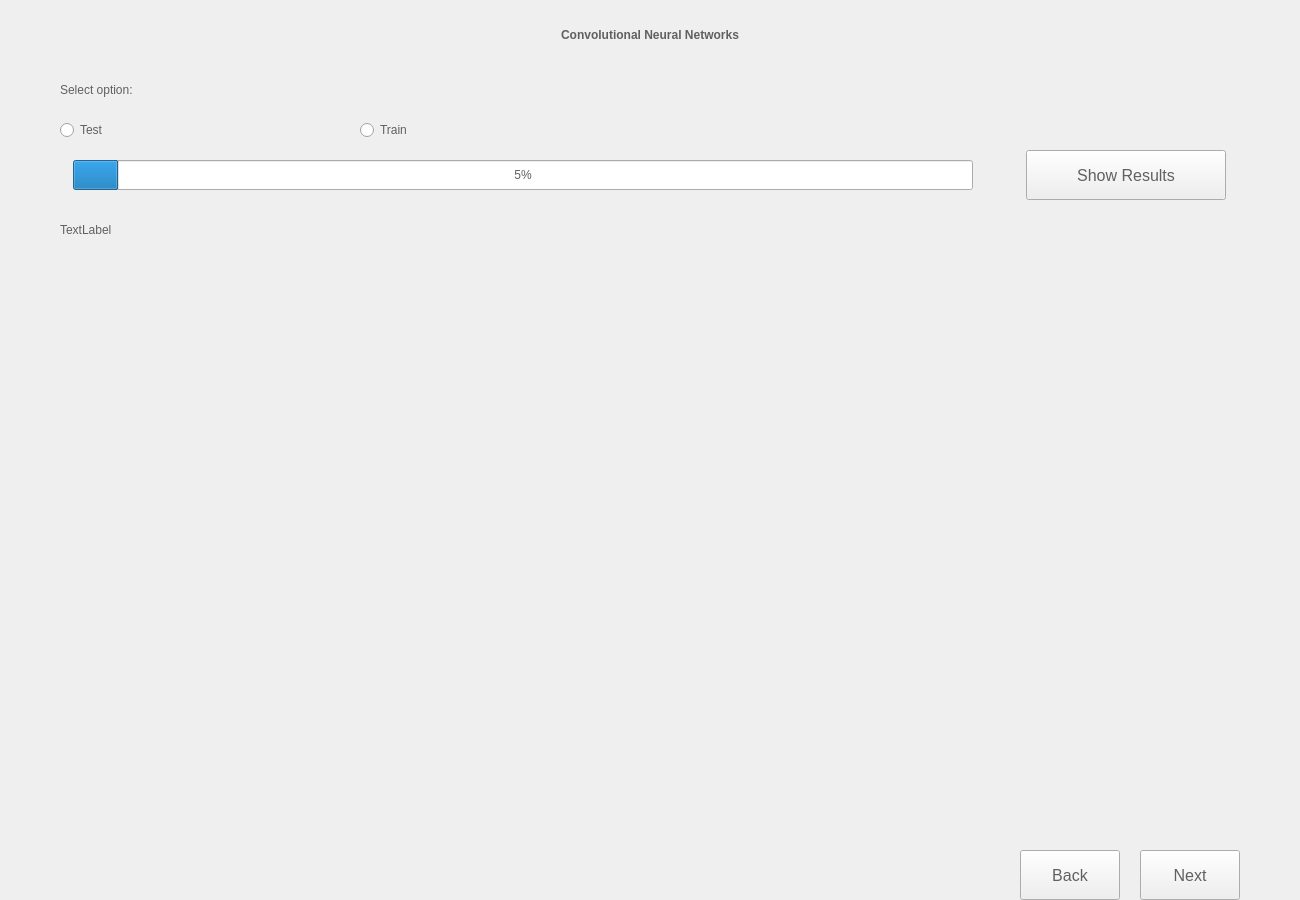
<?xml version="1.0" encoding="UTF-8"?>
<ui version="4.0">
 <class>cnn</class>
 <widget class="QWidget" name="cnn">
  <property name="geometry">
   <rect>
    <x>0</x>
    <y>0</y>
    <width>1300</width>
    <height>900</height>
   </rect>
  </property>
  <property name="minimumSize">
   <size>
    <width>1300</width>
    <height>900</height>
   </size>
  </property>
  <property name="windowTitle">
   <string>Form</string>
  </property>
  <property name="styleSheet">
   <string notr="true">font: 11pt &quot;Seagoe UI&quot;;
color:#606060;</string>
  </property>
  <layout class="QVBoxLayout" name="verticalLayout">
   <property name="spacing">
    <number>20</number>
   </property>
   <property name="sizeConstraint">
    <enum>QLayout::SetDefaultConstraint</enum>
   </property>
   <property name="leftMargin">
    <number>60</number>
   </property>
   <property name="topMargin">
    <number>20</number>
   </property>
   <property name="rightMargin">
    <number>60</number>
   </property>
   <property name="bottomMargin">
    <number>10</number>
   </property>
   <item>
    <widget class="QLabel" name="label_3">
     <property name="minimumSize">
      <size>
       <width>0</width>
       <height>30</height>
      </size>
     </property>
     <property name="maximumSize">
      <size>
       <width>16777215</width>
       <height>30</height>
      </size>
     </property>
     <property name="styleSheet">
      <string notr="true">font:14pt &quot;Seagoe UI&quot;;
font:bold;</string>
     </property>
     <property name="text">
      <string>Convolutional Neural Networks</string>
     </property>
     <property name="alignment">
      <set>Qt::AlignCenter</set>
     </property>
    </widget>
   </item>
   <item>
    <layout class="QGridLayout" name="gridLayout_4">
     <item row="0" column="0">
      <layout class="QVBoxLayout" name="verticalLayout_4">
       <property name="spacing">
        <number>0</number>
       </property>
       <item>
        <layout class="QHBoxLayout" name="horizontalLayout_5">
         <property name="spacing">
          <number>90</number>
         </property>
         <item>
          <layout class="QVBoxLayout" name="verticalLayout_5">
           <item>
            <widget class="QLabel" name="label">
             <property name="minimumSize">
              <size>
               <width>100</width>
               <height>40</height>
              </size>
             </property>
             <property name="maximumSize">
              <size>
               <width>16777215</width>
               <height>40</height>
              </size>
             </property>
             <property name="text">
              <string>Select option:</string>
             </property>
            </widget>
           </item>
          </layout>
         </item>
         <item>
          <spacer name="horizontalSpacer_2">
           <property name="orientation">
            <enum>Qt::Horizontal</enum>
           </property>
           <property name="sizeHint" stdset="0">
            <size>
             <width>40</width>
             <height>20</height>
            </size>
           </property>
          </spacer>
         </item>
        </layout>
       </item>
       <item>
        <layout class="QHBoxLayout" name="horizontalLayout_4">
         <property name="sizeConstraint">
          <enum>QLayout::SetDefaultConstraint</enum>
         </property>
         <item>
          <widget class="QRadioButton" name="testRadioButton">
           <property name="minimumSize">
            <size>
             <width>300</width>
             <height>40</height>
            </size>
           </property>
           <property name="maximumSize">
            <size>
             <width>16777215</width>
             <height>40</height>
            </size>
           </property>
           <property name="text">
            <string>Test</string>
           </property>
          </widget>
         </item>
         <item>
          <widget class="QRadioButton" name="trainRadioButton">
           <property name="minimumSize">
            <size>
             <width>300</width>
             <height>40</height>
            </size>
           </property>
           <property name="maximumSize">
            <size>
             <width>16777215</width>
             <height>40</height>
            </size>
           </property>
           <property name="text">
            <string>Train</string>
           </property>
          </widget>
         </item>
         <item>
          <spacer name="horizontalSpacer_4">
           <property name="orientation">
            <enum>Qt::Horizontal</enum>
           </property>
           <property name="sizeHint" stdset="0">
            <size>
             <width>40</width>
             <height>20</height>
            </size>
           </property>
          </spacer>
         </item>
        </layout>
       </item>
       <item>
        <layout class="QHBoxLayout" name="horizontalLayout">
         <property name="spacing">
          <number>40</number>
         </property>
         <property name="rightMargin">
          <number>0</number>
         </property>
         <item>
          <widget class="QProgressBar" name="trainProgressBar">
           <property name="minimumSize">
            <size>
             <width>900</width>
             <height>30</height>
            </size>
           </property>
           <property name="maximumSize">
            <size>
             <width>500</width>
             <height>30</height>
            </size>
           </property>
           <property name="styleSheet">
            <string notr="true"/>
           </property>
           <property name="value">
            <number>5</number>
           </property>
          </widget>
         </item>
         <item>
          <widget class="QPushButton" name="showResultsButton">
           <property name="minimumSize">
            <size>
             <width>200</width>
             <height>50</height>
            </size>
           </property>
           <property name="maximumSize">
            <size>
             <width>200</width>
             <height>60</height>
            </size>
           </property>
           <property name="styleSheet">
            <string notr="true">font: 12pt;
</string>
           </property>
           <property name="text">
            <string>Show Results</string>
           </property>
          </widget>
         </item>
        </layout>
       </item>
      </layout>
     </item>
    </layout>
   </item>
   <item>
    <layout class="QHBoxLayout" name="horizontalLayout_7">
     <item>
      <widget class="QLabel" name="valueLabel">
       <property name="text">
        <string>TextLabel</string>
       </property>
      </widget>
     </item>
     <item>
      <spacer name="horizontalSpacer_3">
       <property name="orientation">
        <enum>Qt::Horizontal</enum>
       </property>
       <property name="sizeHint" stdset="0">
        <size>
         <width>40</width>
         <height>20</height>
        </size>
       </property>
      </spacer>
     </item>
    </layout>
   </item>
   <item>
    <widget class="QStackedWidget" name="stackedWidget">
     <property name="minimumSize">
      <size>
       <width>0</width>
       <height>500</height>
      </size>
     </property>
     <property name="maximumSize">
      <size>
       <width>16777215</width>
       <height>700</height>
      </size>
     </property>
     <widget class="QWidget" name="plotPage">
      <property name="minimumSize">
       <size>
        <width>0</width>
        <height>600</height>
       </size>
      </property>
      <widget class="QWidget" name="gridLayoutWidget">
       <property name="geometry">
        <rect>
         <x>-1</x>
         <y>0</y>
         <width>1200</width>
         <height>591</height>
        </rect>
       </property>
       <layout class="QGridLayout" name="plotGridLayout"/>
      </widget>
     </widget>
     <widget class="QWidget" name="resultsPage">
      <property name="minimumSize">
       <size>
        <width>0</width>
        <height>600</height>
       </size>
      </property>
      <property name="maximumSize">
       <size>
        <width>1300</width>
        <height>700</height>
       </size>
      </property>
      <widget class="QWidget" name="layoutWidget">
       <property name="geometry">
        <rect>
         <x>3</x>
         <y>0</y>
         <width>1181</width>
         <height>602</height>
        </rect>
       </property>
       <layout class="QHBoxLayout" name="horizontalLayout_6">
        <item>
         <layout class="QVBoxLayout" name="verticalLayout_3">
          <item>
           <widget class="QPushButton" name="accuracyButton">
            <property name="minimumSize">
             <size>
              <width>0</width>
              <height>100</height>
             </size>
            </property>
            <property name="text">
             <string>Accuracy</string>
            </property>
           </widget>
          </item>
          <item>
           <widget class="QPushButton" name="precRecallButton">
            <property name="minimumSize">
             <size>
              <width>0</width>
              <height>100</height>
             </size>
            </property>
            <property name="maximumSize">
             <size>
              <width>16777215</width>
              <height>16777215</height>
             </size>
            </property>
            <property name="text">
             <string>Precision and Recall</string>
            </property>
           </widget>
          </item>
          <item>
           <widget class="QPushButton" name="confusionMatrixButton">
            <property name="minimumSize">
             <size>
              <width>0</width>
              <height>100</height>
             </size>
            </property>
            <property name="text">
             <string>Confusion Matrix</string>
            </property>
           </widget>
          </item>
          <item>
           <widget class="QPushButton" name="RocCurveButton">
            <property name="minimumSize">
             <size>
              <width>0</width>
              <height>100</height>
             </size>
            </property>
            <property name="text">
             <string>ROC Curve</string>
            </property>
           </widget>
          </item>
         </layout>
        </item>
        <item>
         <widget class="QStackedWidget" name="resultsWidget">
          <property name="minimumSize">
           <size>
            <width>650</width>
            <height>600</height>
           </size>
          </property>
          <property name="maximumSize">
           <size>
            <width>1030</width>
            <height>700</height>
           </size>
          </property>
          <property name="currentIndex">
           <number>1</number>
          </property>
          <widget class="QWidget" name="accPage">
           <widget class="QWidget" name="horizontalLayoutWidget">
            <property name="geometry">
             <rect>
              <x>-1</x>
              <y>-1</y>
              <width>1031</width>
              <height>601</height>
             </rect>
            </property>
            <layout class="QHBoxLayout" name="horizontalLayout_2">
             <item>
              <widget class="QWidget" name="widget_2" native="true">
               <property name="maximumSize">
                <size>
                 <width>520</width>
                 <height>600</height>
                </size>
               </property>
               <widget class="QWidget" name="gridLayoutWidget_2">
                <property name="geometry">
                 <rect>
                  <x>0</x>
                  <y>0</y>
                  <width>511</width>
                  <height>601</height>
                 </rect>
                </property>
                <layout class="QGridLayout" name="trainGridLayout"/>
               </widget>
              </widget>
             </item>
             <item>
              <widget class="QWidget" name="widget" native="true">
               <property name="maximumSize">
                <size>
                 <width>520</width>
                 <height>600</height>
                </size>
               </property>
               <widget class="QWidget" name="gridLayoutWidget_5">
                <property name="geometry">
                 <rect>
                  <x>-1</x>
                  <y>-1</y>
                  <width>511</width>
                  <height>601</height>
                 </rect>
                </property>
                <layout class="QGridLayout" name="testGridLayout"/>
               </widget>
              </widget>
             </item>
            </layout>
           </widget>
          </widget>
          <widget class="QWidget" name="precRecallPage">
           <widget class="QWidget" name="gridLayoutWidget_3">
            <property name="geometry">
             <rect>
              <x>10</x>
              <y>0</y>
              <width>1021</width>
              <height>601</height>
             </rect>
            </property>
            <layout class="QGridLayout" name="precRecallGridLayout"/>
           </widget>
          </widget>
          <widget class="QWidget" name="confusionMatrixPage">
           <widget class="QWidget" name="gridLayoutWidget_4">
            <property name="geometry">
             <rect>
              <x>10</x>
              <y>0</y>
              <width>1021</width>
              <height>601</height>
             </rect>
            </property>
            <layout class="QGridLayout" name="gridLayout_2">
             <item row="0" column="0">
              <widget class="QLabel" name="confusionMatrixLabel">
               <property name="text">
                <string/>
               </property>
               <property name="alignment">
                <set>Qt::AlignCenter</set>
               </property>
              </widget>
             </item>
            </layout>
           </widget>
          </widget>
          <widget class="QWidget" name="rocCurvePage">
           <widget class="QWidget" name="gridLayoutWidget_6">
            <property name="geometry">
             <rect>
              <x>9</x>
              <y>-1</y>
              <width>1021</width>
              <height>601</height>
             </rect>
            </property>
            <layout class="QGridLayout" name="gridLayout_3">
             <item row="0" column="0">
              <widget class="QLabel" name="rocCurveLabel">
               <property name="text">
                <string/>
               </property>
               <property name="alignment">
                <set>Qt::AlignCenter</set>
               </property>
              </widget>
             </item>
            </layout>
           </widget>
          </widget>
         </widget>
        </item>
       </layout>
      </widget>
     </widget>
     <widget class="QWidget" name="waitPage">
      <layout class="QGridLayout" name="gridLayout">
       <item row="0" column="0">
        <widget class="QLabel" name="waitLabel">
         <property name="minimumSize">
          <size>
           <width>700</width>
           <height>700</height>
          </size>
         </property>
         <property name="text">
          <string/>
         </property>
        </widget>
       </item>
      </layout>
     </widget>
    </widget>
   </item>
   <item>
    <spacer name="verticalSpacer_3">
     <property name="orientation">
      <enum>Qt::Vertical</enum>
     </property>
     <property name="sizeHint" stdset="0">
      <size>
       <width>20</width>
       <height>40</height>
      </size>
     </property>
    </spacer>
   </item>
   <item>
    <layout class="QHBoxLayout" name="horizontalLayout_3">
     <property name="spacing">
      <number>20</number>
     </property>
     <item>
      <spacer name="horizontalSpacer">
       <property name="orientation">
        <enum>Qt::Horizontal</enum>
       </property>
       <property name="sizeHint" stdset="0">
        <size>
         <width>40</width>
         <height>20</height>
        </size>
       </property>
      </spacer>
     </item>
     <item>
      <widget class="QPushButton" name="backButton">
       <property name="minimumSize">
        <size>
         <width>100</width>
         <height>50</height>
        </size>
       </property>
       <property name="maximumSize">
        <size>
         <width>16777215</width>
         <height>30</height>
        </size>
       </property>
       <property name="styleSheet">
        <string notr="true">font: 12pt;
</string>
       </property>
       <property name="text">
        <string>Back</string>
       </property>
      </widget>
     </item>
     <item>
      <widget class="QPushButton" name="compareButton">
       <property name="minimumSize">
        <size>
         <width>100</width>
         <height>50</height>
        </size>
       </property>
       <property name="maximumSize">
        <size>
         <width>16777215</width>
         <height>30</height>
        </size>
       </property>
       <property name="styleSheet">
        <string notr="true">font: 12pt;
</string>
       </property>
       <property name="text">
        <string>Next</string>
       </property>
      </widget>
     </item>
    </layout>
   </item>
  </layout>
 </widget>
 <resources/>
 <connections/>
</ui>
